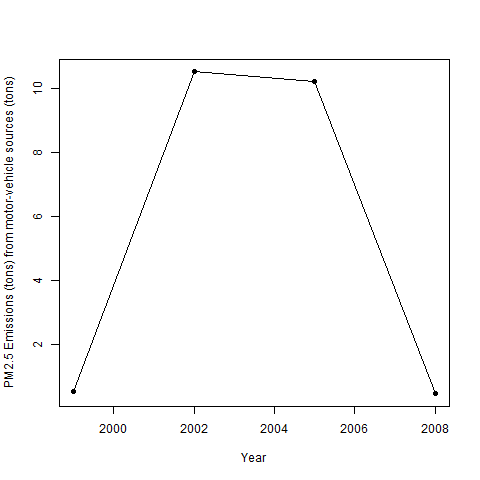

Reproduce this figure in R.
# Plot showing emissions from motor-vehicle sources from 1999–2008 in Baltimore City

SCCmotor <- SCCname[grep("motor", SCCname$Short.Name, ignore.case = T ), ]
d1 <- maryland[ , c(2, 4, 5, 6)]
mrg <- merge(d1, SCCmotor, by = "SCC")

sum3 <- with(mrg, tapply(Emissions, year, sum, na.rm = T))

png("plot5.png", width=480, height=480)
plot(year, sum3, xlab = "Year", ylab = "PM2.5 Emissions (tons) from motor-vehicle sources (tons)", pch = 16)
lines(year, sum3)
dev.off()